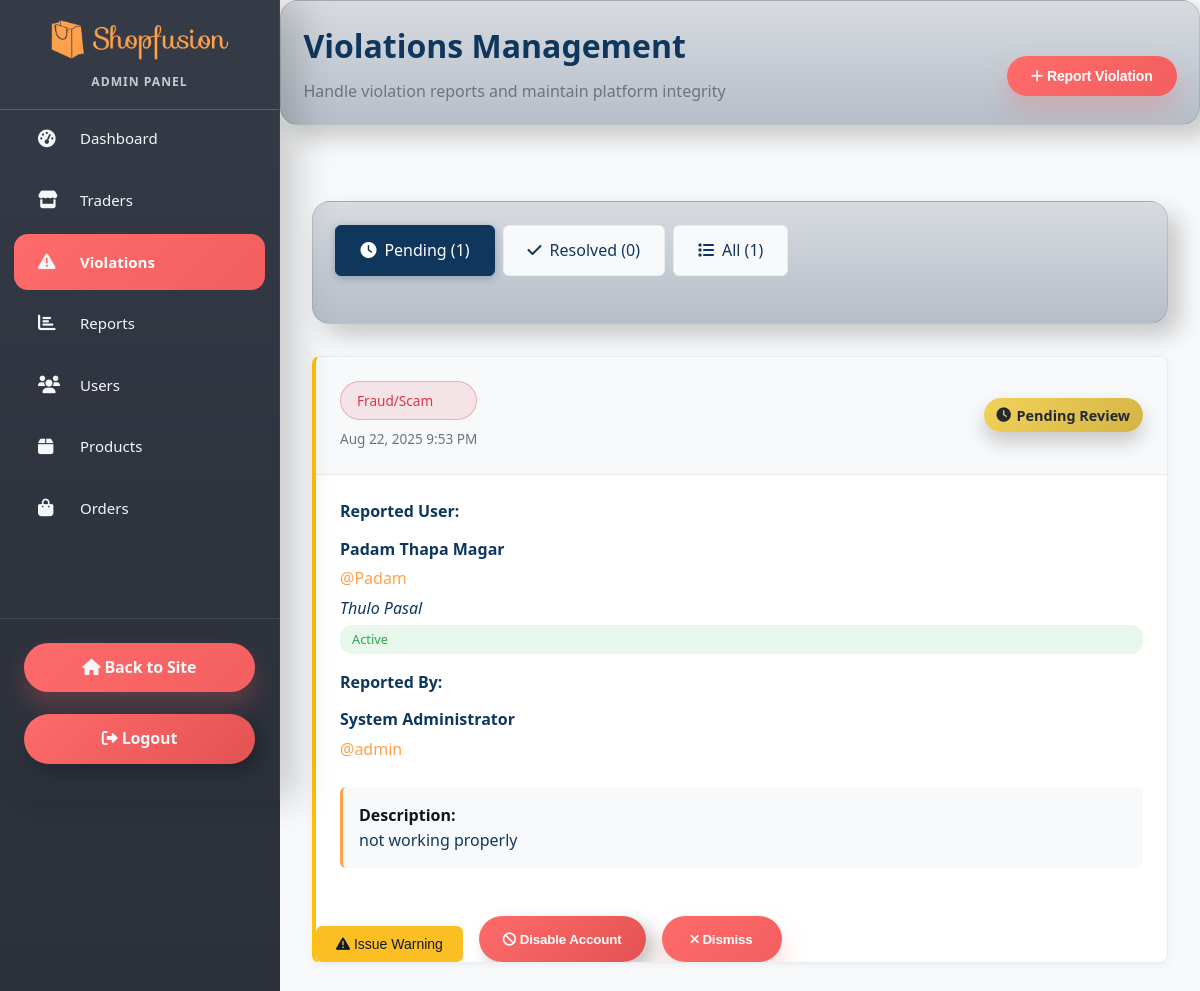
/admin/violations.php (signed in), run on the app's committed database.
### tables this page shows
CREATE TABLE `violations` (
  `violation_id` int(11) NOT NULL,
  `reported_user_id` int(11) NOT NULL,
  `reporter_id` int(11) NOT NULL,
  `violation_type` varchar(100) NOT NULL,
  `description` text DEFAULT NULL,
  `action_taken` enum('warning','account_disabled','dismissed','product_disabled') DEFAULT 'warning',
  `status` enum('pending','resolved') DEFAULT 'pending',
  `created_at` timestamp NOT NULL DEFAULT current_timestamp(),
  `resolved_at` timestamp NULL DEFAULT NULL,
  `admin_notes` text DEFAULT NULL
);

CREATE TABLE `users` (
  `user_id` int(11) NOT NULL,
  `username` varchar(50) NOT NULL,
  `email` varchar(100) NOT NULL,
  `password` varchar(255) NOT NULL,
  `full_name` varchar(100) NOT NULL,
  `phone` varchar(20) DEFAULT NULL,
  `address` text DEFAULT NULL,
  `role` enum('admin','trader','customer') NOT NULL,
  `status` enum('active','pending','disabled') DEFAULT 'active',
  `violation_count` int(11) DEFAULT 0,
  `loyalty_points` int(11) DEFAULT 0,
  `created_at` timestamp NOT NULL DEFAULT current_timestamp(),
  `updated_at` timestamp NOT NULL DEFAULT current_timestamp() ON UPDATE current_timestamp()
);

CREATE TABLE `shops` (
  `shop_id` int(11) NOT NULL,
  `trader_id` int(11) NOT NULL,
  `shop_name` varchar(100) NOT NULL,
  `description` text DEFAULT NULL,
  `status` enum('active','inactive') DEFAULT 'active',
  `created_at` timestamp NOT NULL DEFAULT current_timestamp()
);

### includes/functions.php (called while the page is built, shortened)
<?php
function formatDateTime($datetime) {
    return date('M j, Y g:i A', strtotime($datetime));
}
?>

### admin/violations.php (the view, shortened to what this page needs)
<?php
require_once '../includes/functions.php';
$statusFilter = $_GET['status'] ?? 'pending';
$whereConditions = [];
$params = [];
if ($statusFilter !== 'all') {
    $whereConditions[] = "v.status = ?";
    $params[] = $statusFilter;
}
$whereClause = !empty($whereConditions) ? 'WHERE ' . implode(' AND ', $whereConditions) : '';
try {
    $stmt = $pdo->prepare("
        SELECT v.*,
               u1.username as reported_username, u1.full_name as reported_name, u1.status as reported_status,
               u2.username as reporter_username, u2.full_name as reporter_name,
               s.shop_name
        FROM violations v
        JOIN users u1 ON v.reported_user_id = u1.user_id
        JOIN users u2 ON v.reporter_id = u2.user_id
        LEFT JOIN shops s ON u1.user_id = s.trader_id
        $whereClause
        ORDER BY
            CASE WHEN v.status = 'pending' THEN 0 ELSE 1 END,
            v.created_at DESC
    ");
    $stmt->execute($params);
    $violations = $stmt->fetchAll();
    $stmt = $pdo->prepare("SELECT status, COUNT(*) as count FROM violations GROUP BY status");
    $stmt->execute();
    $statusCounts = ['pending' => 0, 'resolved' => 0];
    while ($row = $stmt->fetch()) {
        $statusCounts[$row['status']] = $row['count'];
    }
} catch (PDOException $e) {
    $error = "Failed to load violations: " . $e->getMessage();
}
$violationTypes = [
    'fraud' => 'Fraud/Scam',
    'fake_products' => 'Fake/Counterfeit Products',
    'poor_quality' => 'Poor Product Quality',
    'non_delivery' => 'Non-delivery of Products',
    'inappropriate_content' => 'Inappropriate Content',
    'spam' => 'Spam/Harassment',
    'terms_violation' => 'Terms of Service Violation',
    'other' => 'Other'
];
?>
<!DOCTYPE html>
<html lang="en">
<head>
    <link rel="stylesheet" href="../css/style.css">
    <link rel="stylesheet" href="../css/theme.css">
    <link rel="stylesheet" href="../css/admin.css">
    <link href="https://cdnjs.cloudflare.com/ajax/libs/font-awesome/6.0.0/css/all.min.css" rel="stylesheet">
</head>
<body class="admin-body">
    <nav class="admin-sidebar">
        <div class="sidebar-header">
            <h2><i class="fas fa-shield-alt"></i> Admin Panel</h2>
        </div>
        <ul class="sidebar-menu">
            <li><a href="index.php"><i class="fas fa-tachometer-alt"></i> Dashboard</a></li>
            <li><a href="traders.php"><i class="fas fa-store"></i> Traders</a></li>
            <li class="active"><a href="violations.php"><i class="fas fa-exclamation-triangle"></i> Violations</a></li>
            <li><a href="reports.php"><i class="fas fa-chart-bar"></i> Reports</a></li>
            <li><a href="users.php"><i class="fas fa-users"></i> Users</a></li>
            <li><a href="products.php"><i class="fas fa-box"></i> Products</a></li>
            <li><a href="orders.php"><i class="fas fa-shopping-bag"></i> Orders</a></li>
        </ul>
        <div class="sidebar-footer">
            <a href="../index.php" class="btn-secondary"><i class="fas fa-home"></i> Back to Site</a>
            <a href="../auth/logout.php" class="btn-danger"><i class="fas fa-sign-out-alt"></i> Logout</a>
        </div>
    </nav>
    <main class="admin-main">
        <div class="admin-topbar">
            <div class="topbar-left">
                <h1>Violations Management</h1>
                <p>Handle violation reports and maintain platform integrity</p>
            </div>
            <div class="topbar-right">
                <button class="btn-primary" onclick="showReportModal()">
                    <i class="fas fa-plus"></i> Report Violation
                </button>
            </div>
        </div>
        <div class="admin-content">
            <div class="admin-filters">
                <div class="filter-tabs">
                    <a href="?status=pending" class="filter-tab <?php echo $statusFilter === 'pending' ? 'active' : ''; ?>">
                        <i class="fas fa-clock"></i> Pending (<?php echo $statusCounts['pending']; ?>)
                    </a>
                    <a href="?status=resolved" class="filter-tab <?php echo $statusFilter === 'resolved' ? 'active' : ''; ?>">
                        <i class="fas fa-check"></i> Resolved (<?php echo $statusCounts['resolved']; ?>)
                    </a>
                    <a href="?status=all" class="filter-tab <?php echo $statusFilter === 'all' ? 'active' : ''; ?>">
                        <i class="fas fa-list"></i> All (<?php echo array_sum($statusCounts); ?>)
                    </a>
                </div>
            </div>
            <?php if (empty($violations)): ?>
                <div class="empty-state">
                    <i class="fas fa-shield-alt"></i>
                    <h3>
                        <?php if ($statusFilter === 'pending'): ?>
                            No pending violations
                        <?php else: ?>
                            No violations found
                        <?php endif; ?>
                    </h3>
                    <p>
                        <?php if ($statusFilter === 'pending'): ?>
                            Great! No violations need your attention right now.
                        <?php else: ?>
                            The platform is running smoothly with no violation reports.
                        <?php endif; ?>
                    </p>
                </div>
            <?php else: ?>
                <div class="violations-container">
                    <?php foreach ($violations as $violation): ?>
                        <div class="violation-card <?php echo $violation['status']; ?>">
                            <div class="violation-header">
                                <div class="violation-type">
                                    <span class="type-badge type-<?php echo $violation['violation_type']; ?>">
                                        <?php echo $violationTypes[$violation['violation_type']] ?? ucfirst($violation['violation_type']); ?>
                                    </span>
                                    <span class="violation-date"><?php echo formatDateTime($violation['created_at']); ?></span>
                                </div>
                                <div class="violation-status">
                                    <span class="status-badge status-<?php echo $violation['status']; ?>">
                                        <?php if ($violation['status'] === 'pending'): ?>
                                            <i class="fas fa-clock"></i> Pending Review
                                        <?php else: ?>
                                            <i class="fas fa-check"></i> Resolved
                                        <?php endif; ?>
                                    </span>
                                </div>
                            </div>
                            <div class="violation-body">
                                <div class="violation-parties">
                                    <div class="reported-user">
                                        <h4>Reported User:</h4>
                                        <div class="user-info">
                                            <span class="user-name"><?php echo htmlspecialchars($violation['reported_name']); ?></span>
                                            <span class="username">@<?php echo htmlspecialchars($violation['reported_username']); ?></span>
                                            <?php if ($violation['shop_name']): ?>
                                                <span class="shop-name"><?php echo htmlspecialchars($violation['shop_name']); ?></span>
                                            <?php endif; ?>
                                            <span class="user-status status-<?php echo $violation['reported_status']; ?>">
                                                <?php echo ucfirst($violation['reported_status']); ?>
                                            </span>
                                        </div>
                                    </div>
                                    <div class="reporter-user">
                                        <h4>Reported By:</h4>
                                        <div class="user-info">
                                            <span class="user-name"><?php echo htmlspecialchars($violation['reporter_name']); ?></span>
                                            <span class="username">@<?php echo htmlspecialchars($violation['reporter_username']); ?></span>
                                        </div>
                                    </div>
                                </div>
                                <div class="violation-description">
                                    <h4>Description:</h4>
                                    <p><?php echo nl2br(htmlspecialchars($violation['description'])); ?></p>
                                </div>
                            </div>
                            <?php if ($violation['status'] === 'pending'): ?>
                                <div class="violation-actions">
                                    <button class="btn-warning" onclick="resolveViolation(<?php echo $violation['violation_id']; ?>, 'warning')">
                                        <i class="fas fa-exclamation-triangle"></i> Issue Warning
                                    </button>
                                    <button class="btn-danger" onclick="resolveViolation(<?php echo $violation['violation_id']; ?>, 'account_disabled')">
                                        <i class="fas fa-ban"></i> Disable Account
                                    </button>
                                    <button class="btn-secondary" onclick="dismissViolation(<?php echo $violation['violation_id']; ?>)">
                                        <i class="fas fa-times"></i> Dismiss
                                    </button>
                                </div>
                            <?php endif; ?>
                        </div>
                    <?php endforeach; ?>
                </div>
            <?php endif; ?>
        </div>
    </main>
    <link rel='stylesheet' href='../css/theme-refresh.css'>
</body>
</html>

### css/style.css (style rules this page uses)
:root { --primary-color: #0f375e; --accent-color: #ffa14a; --primary-light: #1a4a7a; --accent-light: #ffb366; --accent-dark: #e6913a; --text-dark: #0f375e; --text-light: #6c757d; --bg-light: #f8f9fa; --bg-white: #ffffff; --border-color: #e9ecef; --success-color: #28a745; --error-color: #dc3545; --warning-color: #ffc107; --info-color: #17a2b8; }
* { margin: 0; padding: 0; box-sizing: border-box; }
body { font-family: 'Segoe UI', Tahoma, Geneva, Verdana, sans-serif; line-height: 1.6; color: var(--text-dark); background-color: var(--bg-light); }
.btn-primary, .btn-secondary, .btn-outline, .btn-success, .btn-danger { display: inline-block; padding: 0.75rem 1.5rem; border-radius: 6px; text-decoration: none; font-weight: 500; transition: all 0.3s ease; border: 2px solid transparent; cursor: pointer; text-align: center; min-width: 120px; }
.btn-primary { background: var(--primary-color); color: white; border-color: var(--primary-color); }
.btn-secondary { background: var(--accent-color); color: white; border-color: var(--accent-color); }
.btn-danger { background: var(--error-color); color: white; border-color: var(--error-color); }
.btn-primary { display: inline-block; padding: 0.75rem 1.5rem; background: #007bff; color: white; text-decoration: none; border-radius: 5px; border: none; cursor: pointer; font-weight: 600; transition: background 0.3s; }
body.admin-body { font-family: "Segoe UI", Tahoma, Geneva, Verdana, sans-serif; background: #f5f7fa; color: #333; display: flex; min-height: 100vh; }
.admin-sidebar { width: 250px; background: #0f375e; color: #fff; display: flex; flex-direction: column; justify-content: space-between; position: fixed; top: 0; left: 0; bottom: 0; }
.admin-sidebar .sidebar-header { padding: 20px; text-align: center; border-bottom: 1px solid rgba(255, 255, 255, 0.2); }
.admin-sidebar h2 { font-size: 18px; font-weight: bold; }
.sidebar-menu { list-style: none; padding: 20px 0; }
.sidebar-menu li { margin: 5px 0; }
.sidebar-menu a { display: flex; align-items: center; gap: 10px; padding: 12px 20px; text-decoration: none; color: #fff; font-size: 15px; transition: background 0.3s ease; }
.sidebar-menu li.active a, .sidebar-menu a:hover { background: #ffa14a; color: #0f375e; font-weight: 600; border-radius: 6px; }
.sidebar-footer { padding: 20px; border-top: 1px solid rgba(255, 255, 255, 0.2); display: flex; flex-direction: column; gap: 10px; }
.btn-secondary, .btn-danger { display: block; text-align: center; padding: 10px; border-radius: 6px; font-weight: bold; text-decoration: none; }
.btn-secondary { background: #ffa14a; color: #0f375e; }
.btn-danger { background: #e63946; color: #fff; }
.admin-main { margin-left: 250px; padding: 20px; flex: 1; }
.admin-topbar { display: flex; justify-content: space-between; align-items: center; background: #fff; padding: 15px 20px; margin-bottom: 20px; border-radius: 8px; box-shadow: 0 3px 8px rgba(0,0,0,0.05); }
.admin-topbar h1 { font-size: 20px; color: #0f375e; }
.btn-primary, .btn-warning { display: inline-block; padding: 8px 14px; border-radius: 6px; font-size: 14px; text-decoration: none; margin-top: 10px; }
.btn-primary { background: #0f375e; color: #fff; }
.btn-warning { background: #e63946; color: #fff; }
.status-pending { background: #fff3cd; color: #856404; }
.status-badge { padding: 3px 8px; border-radius: 12px; font-size: 12px; color: #fff; text-transform: capitalize; }
.status-active { background-color: #28a745; }
.btn-warning { background-color: #ffc107; color: #0f375e; }
.status-badge { padding: 2px 6px; border-radius: 6px; font-size: 12px; color: #fff; }
.status-active { background-color: #22c55e; }
.btn-primary { background-color: #4ade80; color: #111827; padding: 10px 20px; border: none; border-radius: 6px; font-size: 14px; cursor: pointer; transition: 0.3s; }
.btn-warning { background-color: #fbbf24; color: #111827; padding: 10px 20px; border: none; border-radius: 6px; font-size: 14px; cursor: pointer; transition: 0.3s; }

### data on the page
violations: violation_type "Fraud/Scam", created_at "Aug 22, 2025 9:53 PM", status "pending" (drawn), reported_user.full_name "Padam Thapa Magar", reported_user.username "Padam", shops.shop_name "Thulo Pasal", reported_user.status "Active", reporter.full_name "System Administrator", reporter.username "admin", description "not working properly"

### other printed values
$statusCounts['pending'] "1"
$statusCounts['resolved'] "0"
array_sum($statusCounts) "1"
